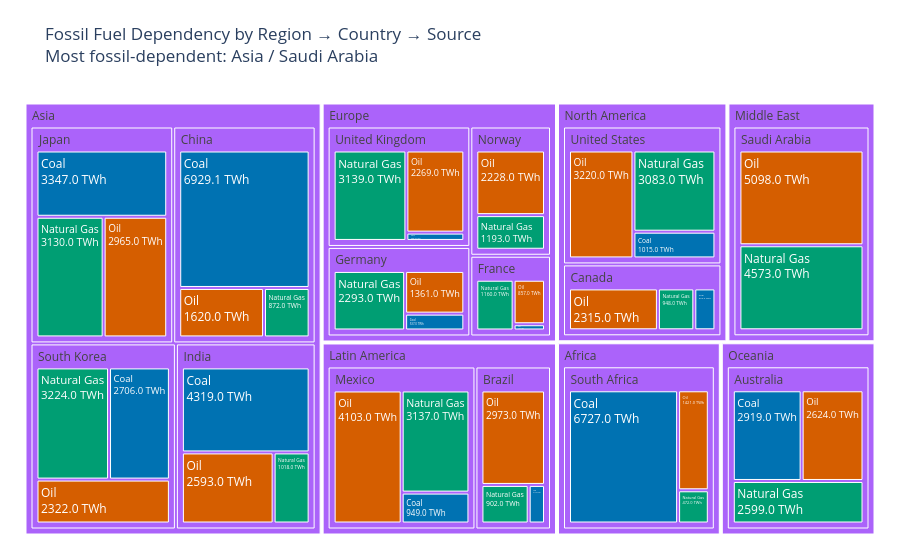

The code cell stored with this chart in its notebook:
### Code cell
# Task 1 - Treemap: fossil fuel dependency by country

import pandas as pd
import plotly.express as px

# Load dataset
df = pd.read_csv("global_energy_mix.csv")

# Check columns if needed
print(df.columns)

# Filter fossil sources only
df_fossil = df.loc[
    df['Source'].isin(['Coal', 'Oil', 'Natural Gas'])
].copy()

# Find most fossil-dependent region and country
top_region = (
    df_fossil.groupby("Region")["TWh"]
    .sum()
    .sort_values(ascending=False)
    .index[0]
)

top_country = (
    df_fossil.groupby("Country")["TWh"]
    .sum()
    .sort_values(ascending=False)
    .index[0]
)

# Create treemap
fig = px.treemap(
    df_fossil,
    path=['Region', 'Country', 'Source'],
    values='TWh',
    color='Source',
    color_discrete_map={
        "Coal": "#0072B2",
        "Oil": "#D55E00",
        "Natural Gas": "#009E73"
    },
    title=f"Fossil Fuel Dependency by Region → Country → Source<br>"
          f"Most fossil-dependent: {top_region} / {top_country}"
)

# Show TWh values only
fig.update_traces(
    texttemplate="%{label}<br>%{value:.1f} TWh",
    textinfo="label+value"
)

# Grey parent nodes
fig.update_layout(
    treemapcolorway=["#0072B2", "#D55E00", "#009E73"],
    margin=dict(t=80, l=20, r=20, b=20)
)

fig.show()

### Figure 1 — Plotly figure (JSON) as saved in the notebook; plotly's stock layout.template omitted (floating-point values rounded to 4 significant figures)
{"data": [{"branchvalues": "total", "customdata": [["(?)"], ["(?)"], ["(?)"], ["(?)"], ["(?)"], ["(?)"], ["(?)"], ["(?)"], ["(?)"], ["(?)"], ["(?)"], ["(?)"], ["(?)"], ["(?)"], ["(?)"], ["(?)"], ["(?)"], ["(?)"], ["(?)"], ["(?)"], ["(?)"], ["(?)"], ["Coal"], ["Coal"], ["Coal"], ["Coal"], ["Coal"], ["Coal"], ["Coal"], ["Coal"], ["Coal"], ["Coal"], ["Coal"], ["Coal"], ["Coal"], ["Natural Gas"], ["Natural Gas"], ["Natural Gas"], ["Natural Gas"], ["Natural Gas"], ["Natural Gas"], ["Natural Gas"], ["Natural Gas"], ["Natural Gas"], ["Natural Gas"], ["Natural Gas"], ["Natural Gas"], ["Natural Gas"], ["Natural Gas"], ["Natural Gas"], ["Oil"], ["Oil"], ["Oil"], ["Oil"], ["Oil"], ["Oil"], ["Oil"], ["Oil"], ["Oil"], ["Oil"], ["Oil"], ["Oil"], ["Oil"], ["Oil"], ["Oil"]], "domain": {"x": [0, 1], "y": [0, 1]}, "hovertemplate": "labels=%{label}<br>TWh=%{value}<br>parent=%{parent}<br>id=%{id}<br>Source=%{customdata[0]}<extra></extra>", "ids": ["Africa", "North America/United States", "Asia/China", "Europe/Germany", "Europe/France", "Europe/United Kingdom", "Asia/India", "Latin America/Brazil", "Oceania/Australia", "Middle East", "Asia/South Korea", "Asia/Japan", "Middle East/Saudi Arabia", "Africa/South Africa", "North America/Canada", "Latin America/Mexico", "North America", "Asia", "Europe", "Latin America", "Oceania", "Europe/Norway", "Latin America/Mexico/Coal", "North America/Canada/Coal", "Africa/South Africa/Coal", "Asia/South Korea/Coal", "North America/United States/Coal", "Latin America/Brazil/Coal", "Europe/France/Coal", "Asia/India/Coal", "Asia/Japan/Coal", "Asia/China/Coal", "Europe/Germany/Coal", "Europe/United Kingdom/Coal", "Oceania/Australia/Coal", "Europe/United Kingdom/Natural Gas", "Europe/Germany/Natural Gas", "Asia/India/Natural Gas", "Asia/Japan/Natural Gas", "Latin America/Brazil/Natural Gas", "Latin America/Mexico/Natural Gas", "North America/Canada/Natural Gas", "Africa/South Africa/Natural Gas", "Oceania/Australia/Natural Gas", "Middle East/Saudi Arabia/Natural Gas", "Europe/Norway/Natural Gas", "North America/United States/Natural Gas", "Asia/South Korea/Natural Gas", "Asia/China/Natural Gas", "Europe/France/Natural Gas", "Asia/China/Oil", "Europe/Germany/Oil", "North America/United States/Oil", "Asia/Japan/Oil", "Europe/United Kingdom/Oil", "Asia/India/Oil", "Latin America/Brazil/Oil", "Latin America/Mexico/Oil", "North America/Canada/Oil", "Oceania/Australia/Oil", "Africa/South Africa/Oil", "Europe/Norway/Oil", "Asia/South Korea/Oil", "Europe/France/Oil", "Middle East/Saudi Arabia/Oil"], "labels": ["Africa", "United States", "China", "Germany", "France", "United Kingdom", "India", "Brazil", "Australia", "Middle East", "South Korea", "Japan", "Saudi Arabia", "South Africa", "Canada", "Mexico", "North America", "Asia", "Europe", "Latin America", "Oceania", "Norway", "Coal", "Coal", "Coal", "Coal", "Coal", "Coal", "Coal", "Coal", "Coal", "Coal", "Coal", "Coal", "Coal", "Natural Gas", "Natural Gas", "Natural Gas", "Natural Gas", "Natural Gas", "Natural Gas", "Natural Gas", "Natural Gas", "Natural Gas", "Natural Gas", "Natural Gas", "Natural Gas", "Natural Gas", "Natural Gas", "Natural Gas", "Oil", "Oil", "Oil", "Oil", "Oil", "Oil", "Oil", "Oil", "Oil", "Oil", "Oil", "Oil", "Oil", "Oil", "Oil"], "marker": {"colors": ["#ab63fa", "#ab63fa", "#ab63fa", "#ab63fa", "#ab63fa", "#ab63fa", "#ab63fa", "#ab63fa", "#ab63fa", "#ab63fa", "#ab63fa", "#ab63fa", "#ab63fa", "#ab63fa", "#ab63fa", "#ab63fa", "#ab63fa", "#ab63fa", "#ab63fa", "#ab63fa", "#ab63fa", "#ab63fa", "#0072B2", "#0072B2", "#0072B2", "#0072B2", "#0072B2", "#0072B2", "#0072B2", "#0072B2", "#0072B2", "#0072B2", "#0072B2", "#0072B2", "#0072B2", "#009E73", "#009E73", "#009E73", "#009E73", "#009E73", "#009E73", "#009E73", "#009E73", "#009E73", "#009E73", "#009E73", "#009E73", "#009E73", "#009E73", "#009E73", "#D55E00", "#D55E00", "#D55E00", "#D55E00", "#D55E00", "#D55E00", "#D55E00", "#D55E00", "#D55E00", "#D55E00", "#D55E00", "#D55E00", "#D55E00", "#D55E00", "#D55E00"]}, "name": "", "parents": ["", "North America", "Asia", "Europe", "Europe", "Europe", "Asia", "Latin America", "Oceania", "", "Asia", "Asia", "Middle East", "Africa", "North America", "Latin America", "", "", "", "", "", "Europe", "Latin America/Mexico", "North America/Canada", "Africa/South Africa", "Asia/South Korea", "North America/United States", "Latin America/Brazil", "Europe/France", "Asia/India", "Asia/Japan", "Asia/China", "Europe/Germany", "Europe/United Kingdom", "Oceania/Australia", "Europe/United Kingdom", "Europe/Germany", "Asia/India", "Asia/Japan", "Latin America/Brazil", "Latin America/Mexico", "North America/Canada", "Africa/South Africa", "Oceania/Australia", "Middle East/Saudi Arabia", "Europe/Norway", "North America/United States", "Asia/South Korea", "Asia/China", "Europe/France", "Asia/China", "Europe/Germany", "North America/United States", "Asia/Japan", "Europe/United Kingdom", "Asia/India", "Latin America/Brazil", "Latin America/Mexico", "North America/Canada", "Oceania/Australia", "Africa/South Africa", "Europe/Norway", "Asia/South Korea", "Europe/France", "Middle East/Saudi Arabia"], "textinfo": "label+value", "texttemplate": "%{label}<br>%{value:.1f} TWh", "type": "treemap", "values": [8620.0, 7318.0, 9421.0, 4191.0, 2137.0, 5638.0, 7930.0, 4187.0, 8142.0, 9671.0, 8252.0, 9442.0, 9671.0, 8620.0, 3813.0, 8189.0, 11130.0, 35050.0, 15390.0, 12380.0, 8142.0, 3421.0, 949.0, 550.0, 6727.0, 2706.0, 1015.0, 312.0, 120.0, 4319.0, 3347.0, 6929.0, 537.0, 230.0, 2919.0, 3139.0, 2293.0, 1018.0, 3130.0, 902.0, 3137.0, 948.0, 472.0, 2599.0, 4573.0, 1193.0, 3083.0, 3224.0, 872.0, 1160.0, 1620.0, 1361.0, 3220.0, 2965.0, 2269.0, 2593.0, 2973.0, 4103.0, 2315.0, 2624.0, 1421.0, 2228.0, 2322.0, 857.0, 5098.0]}], "layout": {"legend": {"tracegroupgap": 0}, "margin": {"b": 20, "l": 20, "r": 20, "t": 80}, "title": {"text": "Fossil Fuel Dependency by Region → Country → Source<br>Most fossil-dependent: Asia / Saudi Arabia"}, "treemapcolorway": ["#0072B2", "#D55E00", "#009E73"]}}
